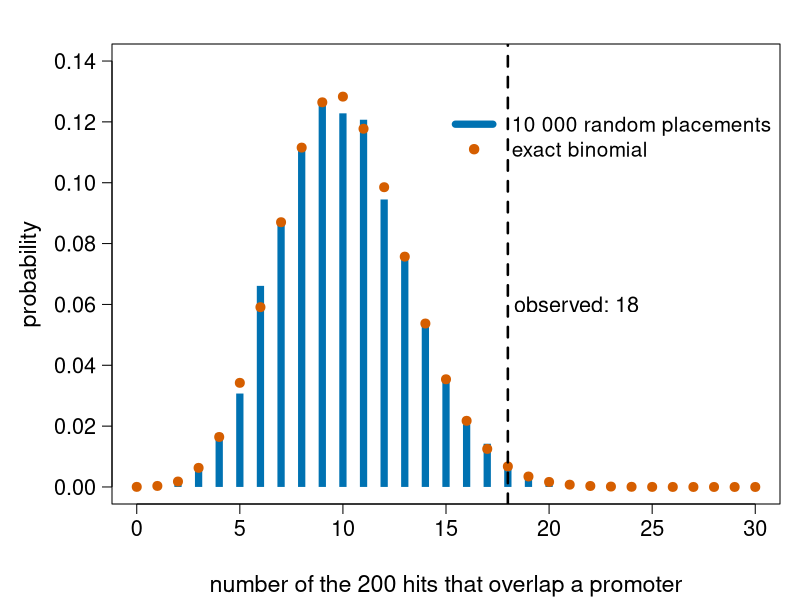
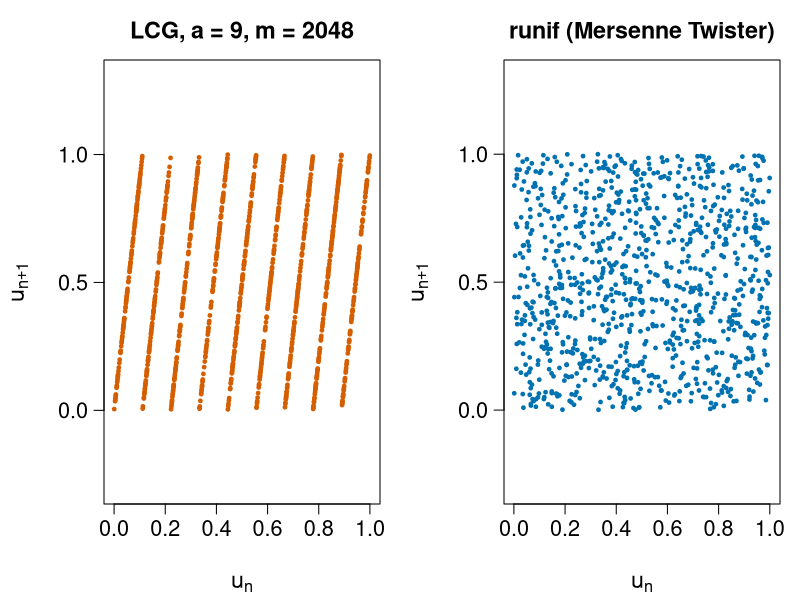
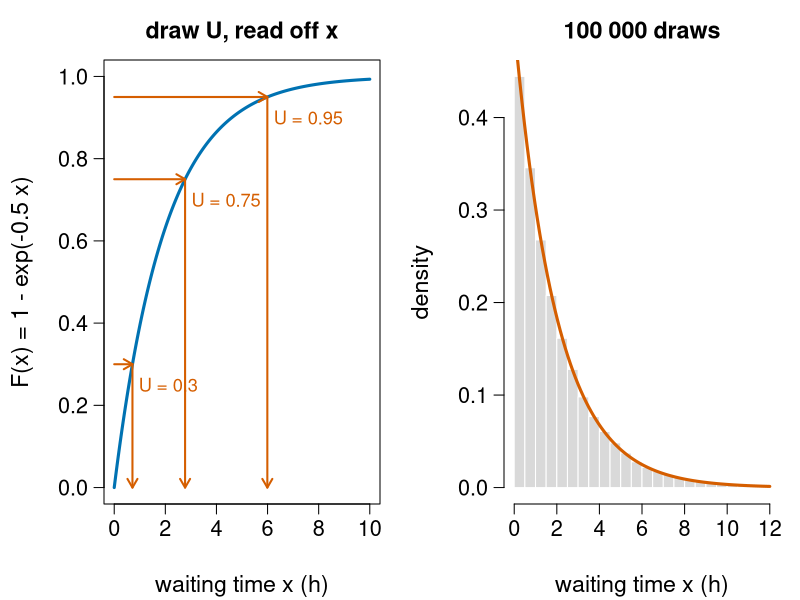
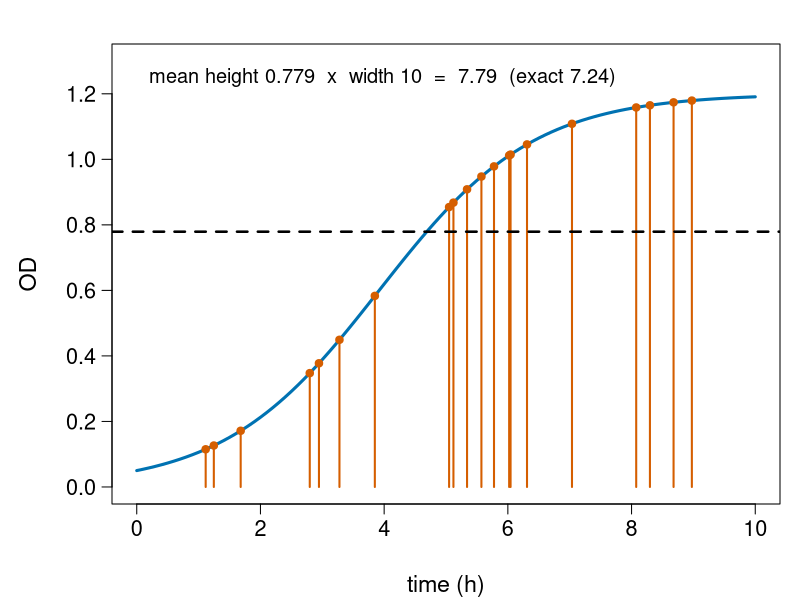
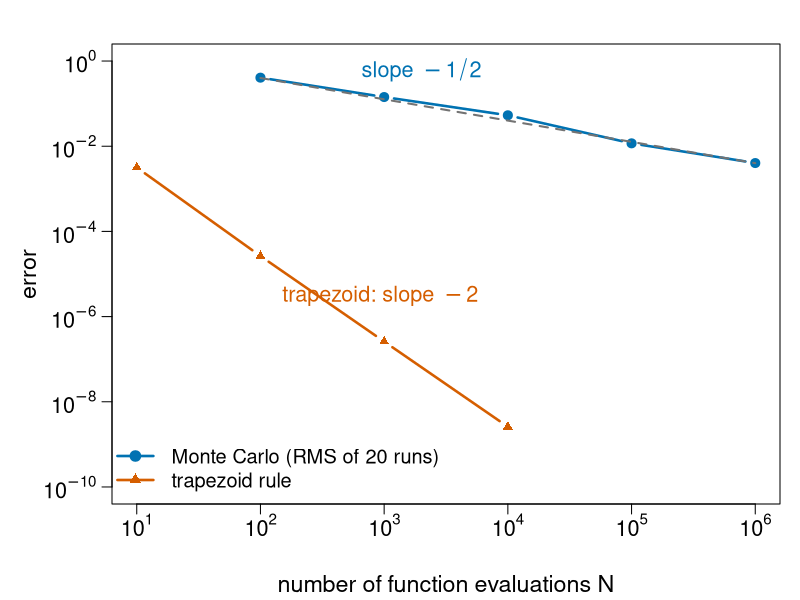
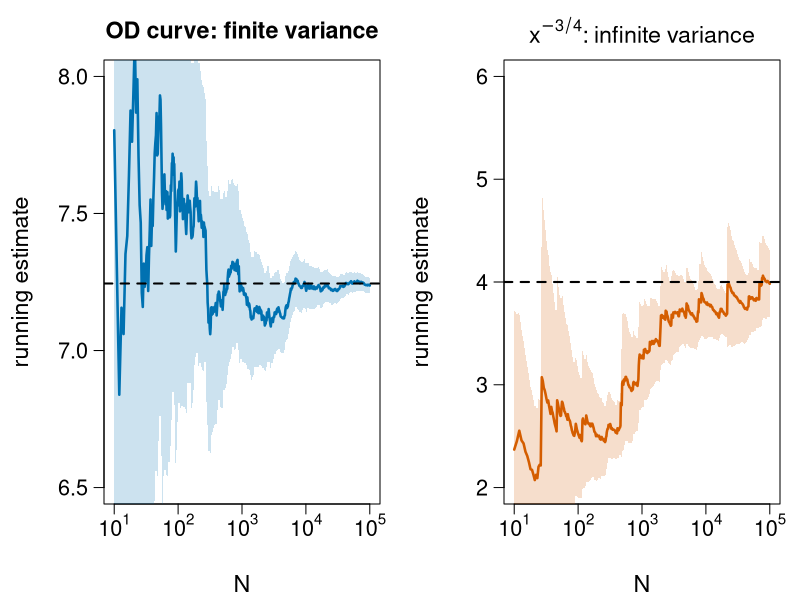
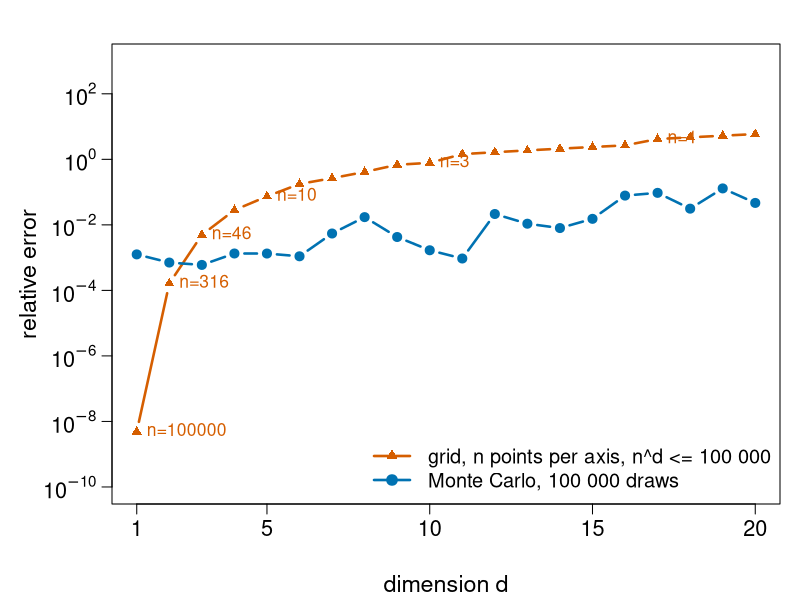
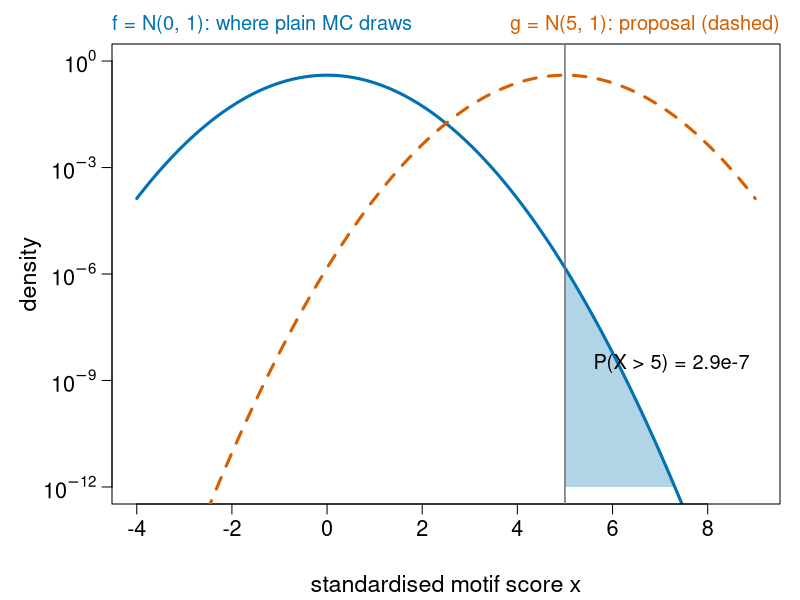

These charts were generated, in order, by the following R code:
# Figures for the monte-carlo/ unit ("Random numbers and Monte Carlo").
#
# Re-run by hand from this folder (it is NOT run by `quarto render`):
#   cd monte-carlo && Rscript make-monte-carlo-figs.R
#
# Base R graphics only; writes fig01-...svg to fig08-...svg. Everything is
# computed here, with the same code, seeds and numbers as on the slides.

col_a   <- "#0072B2"   # blue
col_b   <- "#D55E00"   # vermillion
col_c   <- "#009E73"   # bluish green
col_ref <- "grey45"
col_pur <- "#CC79A7"   # reddish purple

fig <- function(file, w = 9, h = 5.2, expr, mfrow = c(1, 1)) {
  svg(file, width = w, height = h)
  par(mfrow = mfrow, mar = c(4.8, 5.6, 2.2, 1), las = 1, mgp = c(3.6, 0.8, 0),
      cex.lab = 1.4, cex.axis = 1.3, cex.main = 1.4)
  expr
  dev.off()
}
logaxis <- function(side, at) {
  axis(side, at = at, labels = parse(text = paste0("10^", log10(at))))
}

## ---- fig01: binding sites, simulated null distribution ----------------------

G <- 1e6; L <- 10
pstart <- seq(10001, by = 20000, length.out = 50)
pend   <- pstart + 999
n_hits <- 200; k_obs <- 18
p <- 50 * (1000 + L - 1) / (G - L + 1)
overlaps <- function(s) {
  i <- findInterval(s + L - 1, pstart)
  i > 0 & pend[pmax(i, 1)] >= s
}
set.seed(1)
K <- replicate(10000, sum(overlaps(sample.int(G - L + 1, n_hits, replace = TRUE))))

fig("fig01-binding-sites.svg", w = 10, h = 5.4, {
  tab <- table(factor(K, levels = 0:30)) / length(K)
  plot(0:30, as.numeric(tab), type = "h", lwd = 7, col = col_a, lend = 1,
       xlab = "number of the 200 hits that overlap a promoter",
       ylab = "probability", ylim = c(0, 0.14))
  points(0:30, dbinom(0:30, n_hits, p), pch = 19, col = col_b, cex = 1.2)
  abline(v = k_obs, lty = 2, lwd = 2.5, col = "black")
  text(k_obs + 0.3, 0.06, "observed: 18", adj = 0, cex = 1.3)
  legend("topright", c("10 000 random placements", "exact binomial"),
         col = c(col_a, col_b), lwd = c(7, NA), pch = c(NA, 19), bty = "n",
         cex = 1.25, inset = c(0, 0.12))
})

## ---- fig02: lattice structure of a bad LCG -------------------------------------

lcg_u <- function(n, seed, a, c, m) {
  x <- numeric(n); x[1] <- seed
  for (i in 2:n) x[i] <- (a * x[i - 1] + c) %% m
  x / m
}
u_bad <- lcg_u(1001, seed = 1, a = 9, c = 1, m = 2048)
set.seed(1); u_good <- runif(1001)
fig("fig02-lcg-lattice.svg", w = 10, h = 5.2, mfrow = c(1, 2), {
  par(mar = c(4.8, 5.2, 3, 1))
  plot(u_bad[-1001], u_bad[-1], pch = 19, cex = 0.5, col = col_b, asp = 1,
       xlab = expression(u[n]), ylab = expression(u[n + 1]),
       main = "LCG, a = 9, m = 2048")
  plot(u_good[-1001], u_good[-1], pch = 19, cex = 0.5, col = col_a, asp = 1,
       xlab = expression(u[n]), ylab = expression(u[n + 1]),
       main = "runif (Mersenne Twister)")
})

## ---- fig03: inverse-transform sampling -----------------------------------------

lambda <- 0.5
fig("fig03-inverse-transform.svg", w = 10, h = 5.2, mfrow = c(1, 2), {
  par(mar = c(4.8, 5.2, 3, 1))
  xs <- seq(0, 10, length.out = 400)
  plot(xs, 1 - exp(-lambda * xs), type = "l", lwd = 3, col = col_a,
       xlab = "waiting time x (h)", ylab = "F(x) = 1 - exp(-0.5 x)",
       main = "draw U, read off x", ylim = c(0, 1))
  us <- c(0.3, 0.75, 0.95)
  for (uu in us) {
    xx <- -log(1 - uu) / lambda
    arrows(0, uu, xx, uu, length = 0.1, col = col_b, lwd = 2)
    arrows(xx, uu, xx, 0, length = 0.1, col = col_b, lwd = 2)
    text(xx + 0.25, uu - 0.05, paste0("U = ", uu), adj = 0, cex = 1.1, col = col_b)
  }
  set.seed(1)
  x <- -log(runif(1e5)) / lambda
  hist(x[x < 12], breaks = seq(0, 12, by = 0.5), freq = FALSE, col = "grey85",
       border = "white", main = "100 000 draws", xlab = "waiting time x (h)",
       ylab = "density")
  curve(lambda * exp(-lambda * x), add = TRUE, lwd = 3, col = col_b)
})

## ---- fig04: Monte Carlo integration as an average height -----------------------

K_ <- 1.2; N0 <- 0.05; r <- 0.8
od <- function(t) K_ / (1 + (K_ / N0 - 1) * exp(-r * t))
exact <- K_ / r * log((exp(r * 10) + K_ / N0 - 1) / (K_ / N0))
fig("fig04-mc-auc.svg", w = 9.5, h = 5.0, {
  curve(od, 0, 10, lwd = 3, col = col_a, xlab = "time (h)", ylab = "OD",
        ylim = c(0, 1.3))
  set.seed(3)
  tt <- runif(20, 0, 10)
  segments(tt, 0, tt, od(tt), col = col_b, lwd = 2)
  points(tt, od(tt), pch = 19, col = col_b)
  abline(h = mean(od(tt)), lty = 2, lwd = 2.5)
  text(0.2, 1.25,
       sprintf("mean height %.3f  x  width 10  =  %.2f  (exact %.2f)",
               mean(od(tt)), 10 * mean(od(tt)), exact), adj = 0, cex = 1.2)
})

## ---- fig05: error against N, Monte Carlo vs trapezoid ---------------------------

mc <- function(N) { t <- runif(N, 0, 10); 10 * mean(od(t)) }
trap <- function(N) { t <- seq(0, 10, length.out = N); h <- t[2] - t[1]
  h * (sum(od(t)) - (od(0) + od(10)) / 2) }
set.seed(1)
Ns <- 10^(2:6)
err_mc <- sapply(Ns, function(N) sqrt(mean((replicate(20, mc(N)) - exact)^2)))
Nt <- 10^(1:4)
err_tr <- abs(sapply(Nt, trap) - exact)
fig("fig05-error-vs-N.svg", w = 9, h = 5.4, {
  plot(Ns, err_mc, log = "xy", type = "b", pch = 19, lwd = 2.5, col = col_a,
       xlim = c(10, 1e6), ylim = c(1e-10, 1), axes = FALSE,
       xlab = "number of function evaluations N", ylab = "error")
  logaxis(1, 10^(1:6)); logaxis(2, 10^seq(-10, 0, by = 2)); box()
  lines(Nt, err_tr, type = "b", pch = 17, lwd = 2.5, col = col_b)
  lines(Ns, 4 * Ns^-0.5, lty = 2, col = col_ref, lwd = 2)
  text(2e3, 0.6, expression("slope " - 1/2), cex = 1.3, col = col_a)
  text(1.5e2, 3e-6, expression("trapezoid: slope " - 2), cex = 1.3, col = col_b, adj = 0)
  legend("bottomleft", c("Monte Carlo (RMS of 20 runs)", "trapezoid rule"),
         col = c(col_a, col_b), pch = c(19, 17), lwd = 2.5, bty = "n", cex = 1.2)
})

## ---- fig06: running estimates, finite vs infinite variance ----------------------

run_est <- function(fx) {
  n <- seq_along(fx)
  m <- cumsum(fx) / n
  s <- sqrt(pmax(cumsum(fx^2) / n - m^2, 0) * n / pmax(n - 1, 1))
  list(n = n, m = m, se = s / sqrt(n))
}
set.seed(1)
x <- runif(1e5)
ra <- run_est(10 * od(10 * x))
rb <- run_est(x^(-0.75))
fig("fig06-heavy-tail.svg", w = 10, h = 5.2, mfrow = c(1, 2), {
  par(mar = c(4.8, 5.2, 3, 1))
  ii <- unique(round(10^seq(1, 5, length.out = 600)))
  plot(ra$n[ii], ra$m[ii], log = "x", type = "l", lwd = 2.5, col = col_a,
       ylim = c(6.5, 8), xlab = "N", ylab = "running estimate", axes = FALSE,
       main = "OD curve: finite variance")
  logaxis(1, 10^(1:5)); axis(2); box()
  polygon(c(ra$n[ii], rev(ra$n[ii])),
          c(ra$m[ii] - 2 * ra$se[ii], rev(ra$m[ii] + 2 * ra$se[ii])),
          col = adjustcolor(col_a, 0.2), border = NA)
  abline(h = exact, lty = 2, lwd = 2)
  plot(rb$n[ii], rb$m[ii], log = "x", type = "l", lwd = 2.5, col = col_b,
       ylim = c(2, 6), xlab = "N", ylab = "running estimate", axes = FALSE,
       main = expression(x^{-3/4} * ": infinite variance"))
  logaxis(1, 10^(1:5)); axis(2); box()
  polygon(c(rb$n[ii], rev(rb$n[ii])),
          c(rb$m[ii] - 2 * rb$se[ii], rev(rb$m[ii] + 2 * rb$se[ii])),
          col = adjustcolor(col_b, 0.2), border = NA)
  abline(h = 4, lty = 2, lwd = 2)
})

## ---- fig07: curse of dimensionality --------------------------------------------
# Toy marginal likelihood: d parameters, prior N(0,1) each, one measurement
# y_i = 1 with noise sd 1. Z = dnorm(1, 0, sqrt(2))^d exactly. The grid is the
# midpoint rule in u = pnorm(theta) with n points per axis, n^d <= 1e5. Because
# the integrand is a product, the grid sum equals the product of 1-D sums,
# which is what we compute here (the slides build the full grid for d = 10).

Z1 <- dnorm(1, 0, sqrt(2))
ds <- 1:20
res <- t(sapply(ds, function(d) {
  n <- floor(1e5^(1 / d) + 1e-9); N <- n^d
  nodes <- qnorm((1:n - 0.5) / n)
  Zg <- mean(dnorm(1, nodes, 1))^d
  set.seed(1)
  th <- matrix(rnorm(d * 1e5), nrow = d)
  Zm <- mean(exp(colSums(dnorm(1, th, 1, log = TRUE))))
  c(d = d, n = n, grid = abs(Zg / Z1^d - 1), mc = abs(Zm / Z1^d - 1))
}))
fig("fig07-curse.svg", w = 9.5, h = 5.4, {
  plot(res[, "d"], res[, "grid"], log = "y", type = "b", pch = 17, lwd = 2.5,
       col = col_b, ylim = c(1e-10, 1e3), axes = FALSE,
       xlab = "dimension d", ylab = "relative error")
  logaxis(2, 10^seq(-10, 2, by = 2)); axis(1, at = c(1, 5, 10, 15, 20)); box()
  lines(res[, "d"], res[, "mc"], type = "b", pch = 19, lwd = 2.5, col = col_a)
  sel <- c(1, 2, 3, 5, 10, 17)
  text(res[sel, "d"], res[sel, "grid"], paste0("n=", format(res[sel, "n"], scientific = FALSE, trim = TRUE)),
       pos = 4, cex = 1.05, col = col_b)
  legend("bottomright", c("grid, n points per axis, n^d <= 100 000",
                          "Monte Carlo, 100 000 draws"),
         col = c(col_b, col_a), pch = c(17, 19), lwd = 2.5, bty = "n", cex = 1.2)
})

## ---- fig08: rare event and the importance-sampling proposal --------------------

fig("fig08-importance.svg", w = 9.5, h = 5.0, {
  xs <- seq(-4, 9, length.out = 600)
  plot(xs, dnorm(xs), type = "l", lwd = 3, col = col_a, log = "y",
       ylim = c(1e-12, 1), axes = FALSE, xlab = "standardised motif score x",
       ylab = "density")
  logaxis(2, 10^seq(-12, 0, by = 3)); axis(1); box()
  lines(xs, dnorm(xs, mean = 5), lwd = 3, col = col_b, lty = 2)
  xt <- xs[xs >= 5 & dnorm(xs) > 1e-12]
  polygon(c(5, xt, max(xt)), c(1e-12, dnorm(xt), 1e-12),
          col = adjustcolor(col_a, 0.3), border = NA)
  abline(v = 5, lwd = 1.5, col = col_ref)
  mtext("f = N(0, 1): where plain MC draws", side = 3, line = 0.5, adj = 0,
        cex = 1.2, col = col_a)
  mtext("g = N(5, 1): proposal (dashed)", side = 3, line = 0.5, adj = 1,
        cex = 1.2, col = col_b)
  text(5.6, 3e-9, "P(X > 5) = 2.9e-7", adj = 0, cex = 1.2)
})
